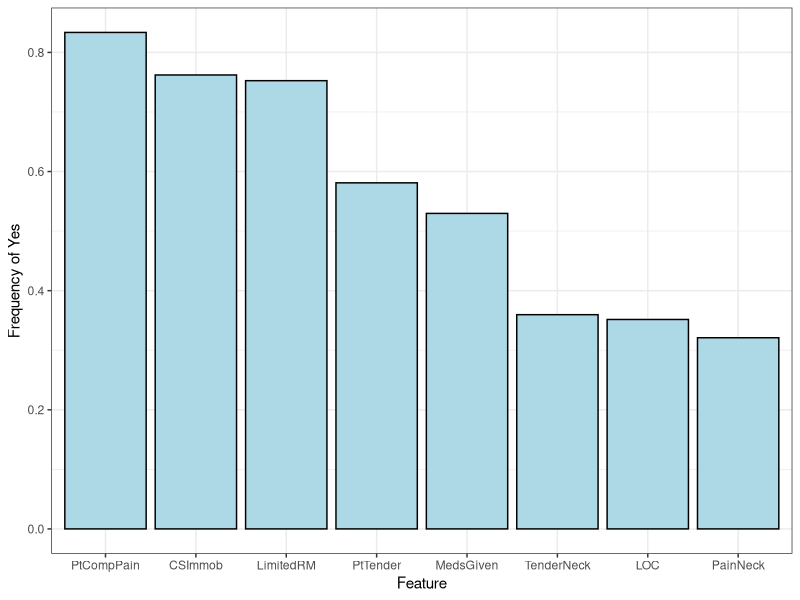

This chart was generated by the following R code:
## ---- chunk 1
rm(list = ls())
library(tidyverse)
library(knitr)
knitr::opts_chunk$set(
  echo = FALSE,  # don't print the code chunk
  warning = FALSE,  # don't print warnings
  message = FALSE,  # don't print messages
  fig.width = 6,  # set default width of figures
  fig.height = 4,  # set default height of figures
  fig.align = "center",  # always align figure in center
  fig.pos = "H",  # always plot figure at the exact location of the code chunk
  cache = FALSE,
  dpi = 400) 
## ---- chunk 2
# load processed data
train <- read.csv("../../../../data/csi_pecarn/processed/train.csv")
tune <- read.csv("../../../../data/csi_pecarn/processed/train.csv")
test <- read.csv("../../../../data/csi_pecarn/processed/train.csv")
all <- rbind(train, tune, test)[, -1]
## ---- chunk 3
features <- all %>% select(-outcome) %>% select(!contains("2"))
freq1 <- sort(apply(features, 2, mean), dec = TRUE)
top <- freq1[1:8]
names(top)[c(2, 3)] <- c("CSImmob", "LimitedRM")
df <- data.frame("feat" = names(top), "frequency" = top)
df %>% 
  ggplot(aes(reorder(feat, -frequency, sum), frequency)) + 
  geom_col(fill = "lightblue", color = "black") +
  theme_bw() + 
  labs(x = "Feature", y = "Frequency of Yes")
